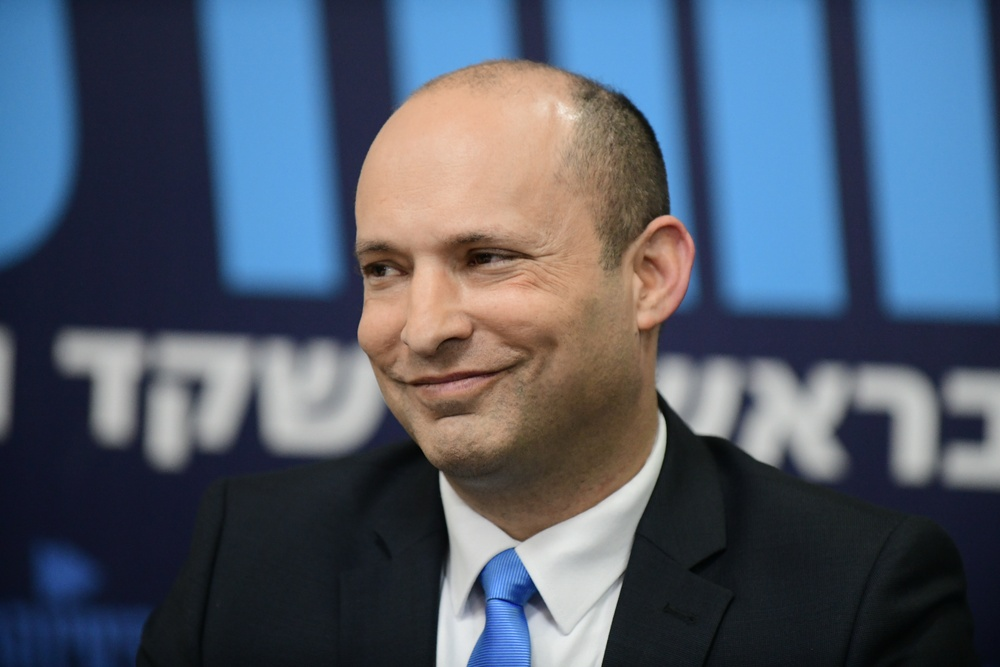
#> input picture opencv/ComputerVision/BackgRemov/image.jpg, 1000 x 667 px, shrunk from 1620 x 1080 before the run, given in place of the camera
$ python ColoDetect.py
#> lines starting #> are read from the running program, lines starting #| are printed output that depends on the picture; after the words box and inside, x2 and y2 are one past the last pixel; in counts of white or black regions, pixels touching at a corner belong together
# -*- coding: utf-8 -*-
"""
OpenCV Python Tutorial #5 - Colors and Color Detection
https://www.youtube.com/watch?v=ddSo8Nb0mTw&list=PLzMcBGfZo4-lUA8uGjeXhBUUzPYc6vZRn&index=5

Detect blue  objects
"""
import numpy as np
import cv2

cap = cv2.VideoCapture(0)

while True:
    ret, frame = cap.read()
#> frame is the input picture: shape (667, 1000, 3); mean B, G, R 109.3, 92.3, 80.7
    width = int(cap.get(3))
    height = int(cap.get(4))
    #Convert frame from BGR  to HSV
    hsv = cv2.cvtColor(frame, cv2.COLOR_BGR2HSV)
#> hsv: shape (667, 1000, 3); mean H, S, V 87.5, 103.9, 119.9
    lower_blue = np.array([90, 50, 50])# One pixel image
    upper_blue = np.array([130, 255, 255])

    mask = cv2.inRange(hsv, lower_blue, upper_blue)
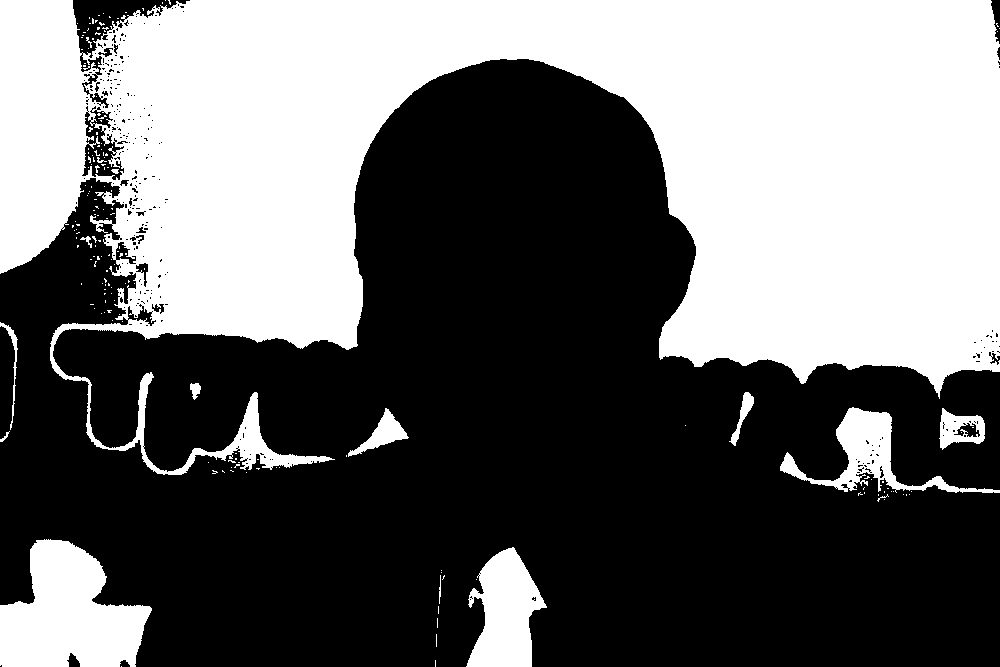
#> mask: shape (667, 1000); 42.2% white; 181 white regions (166 under 20 px), largest, box (x1, y1, x2, y2) and area: (0, 0, 1000, 475) 254214, (0, 539, 152, 667) 12831, (466, 547, 547, 667) 6049

    result = cv2.bitwise_and(frame, frame, mask=mask)
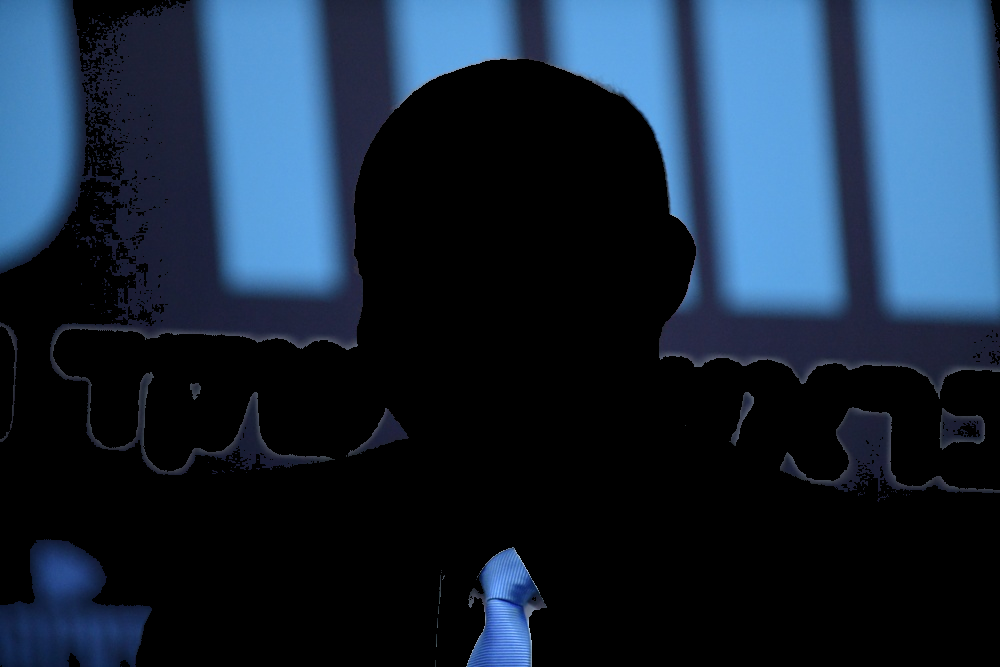
#> result: shape (667, 1000, 3); mean B, G, R 60.7, 41.9, 25.7

    cv2.imshow('hsv', hsv)
    cv2.imshow('frame', result)
    cv2.imshow('mask', mask)

    if cv2.waitKey(1) == ord('q'):
#> (key q is pressed here)
        break

cap.release()
cv2.destroyAllWindows()
